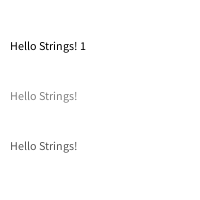
Frame 1 (no input)
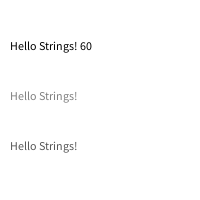
Frame 60 (the mouse pressed at the canvas centre just before this capture)
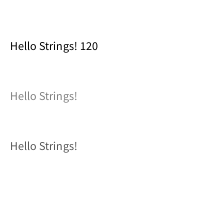
Frame 120 (the mouse held since frame 60 and released just before this capture)

The Processing sketch that drew these frames (run headless with seeded random() and noise(); from frame 60 on, the mouse is pressed at the canvas centre):

// Processing sketch: sketch_01_2_text_framecnt
// ── sketch_01_2_text_framecnt.pde
void setup() {
  size(200,200);
 
}

void draw() {
  
  background(255);  
  fill(0);   
  text("Hello Strings! " + str(frameCount),10,50);
  fill(255/2);      
  text("Hello Strings!",10,100);
  fill(255/3);      
  text("Hello Strings!",10,150);
}
